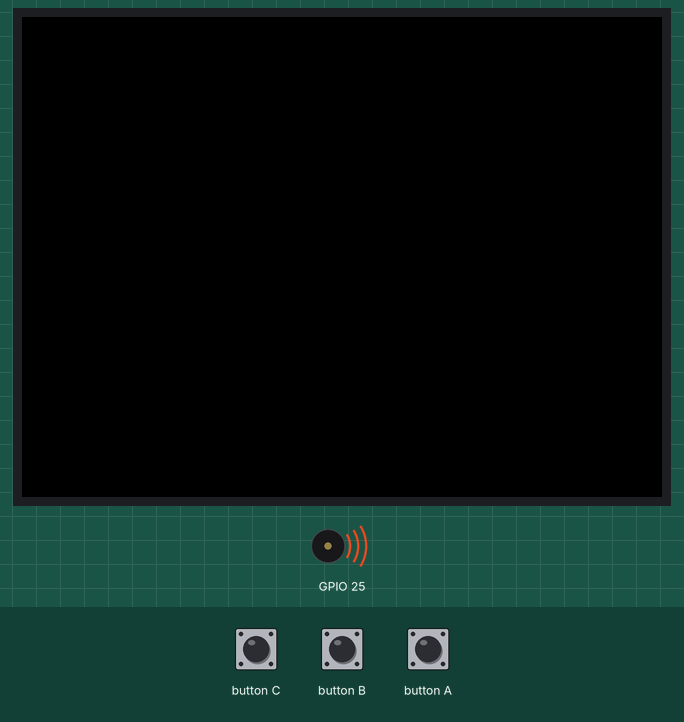
Bench run of a sketch on a simulated ESP32. On the bench: 320×240 colour display, buzzer (waves = sounding). Inputs (shaded band) come from the test bench.

Above: at 1.3 s.
1.4 s: button B pressed for 2.6 s
At 3.0 s:
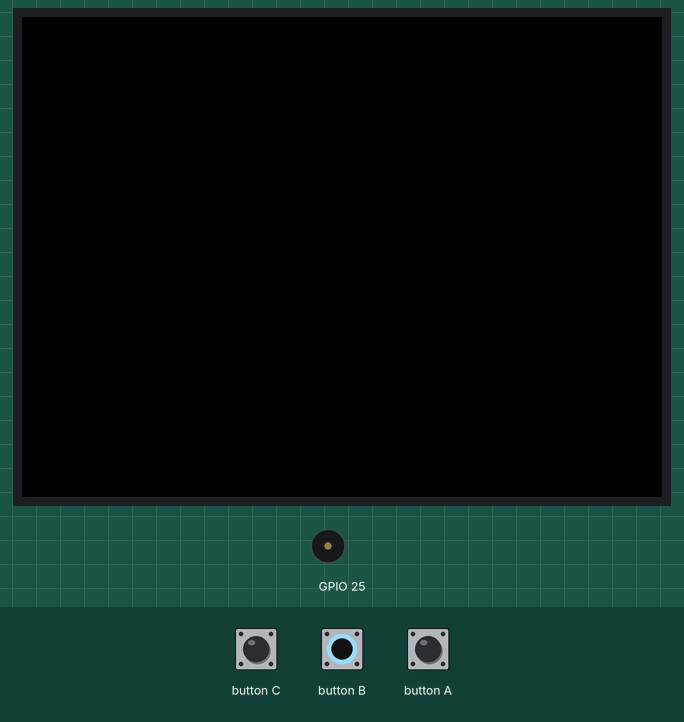
5.5 s: button C pressed for 2.6 s
At 6.9 s:
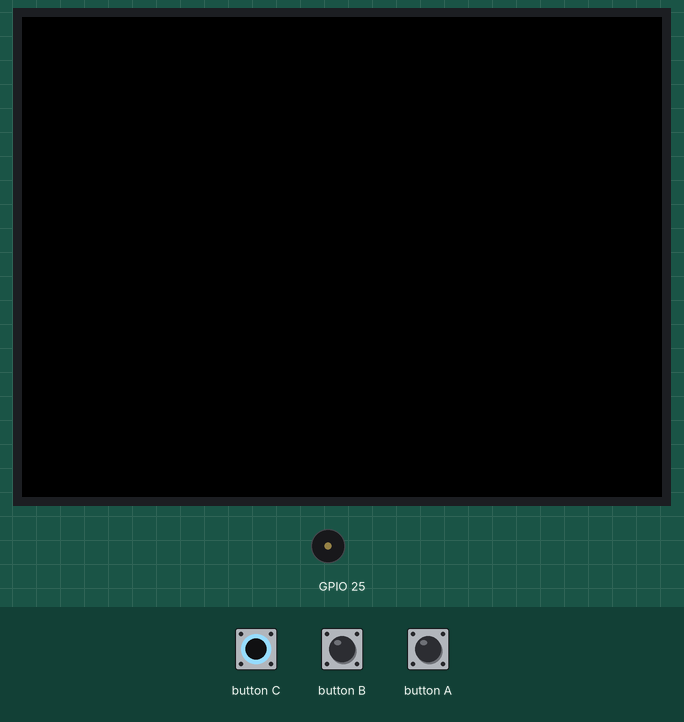
9.6 s: button A pressed for 2.6 s
Timing chart, 0 to 19.7 s (numbered marks = the images above; inputs shaded):
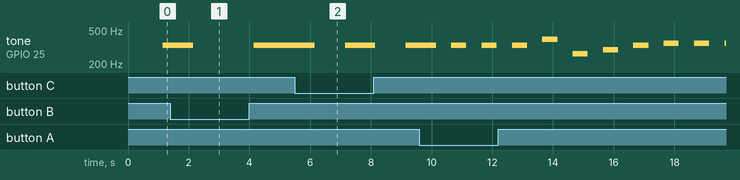

Measured:
- by itself, tone on GPIO 25: plays 330 Hz for 0.50 s, 330 Hz for 0.50 s, 330 Hz for 0.50 s, 392 Hz for 0.50 s, 262 Hz for 0.50 s, 294 Hz for 0.50 s … (10 notes in this stretch)

The sketch:

sketch_sep02f.ino
```cpp
#include <M5Stack.h>

const int nC4 = 262; //C
const int nD4 = 294;
const int nE4 = 330;
const int nF4 = 349;
const int nG4 = 392;
const int nA4 = 440;
const int nB4 = 494;

const int nC5 = nC4*2; // nC5 = 2(nC4)
const int nD5 = nD4*2;
const int nE5 = nE4*2;
const int nF5 = nF4*2;
const int nG5 = nG4*2;
const int nA5 = nA4*2;
const int nB5 = nB4*2;

int op = 0;

const int note[] = {nE4,nE4,nE4,nE4,nE4,nE4,nE4,nG4,nC4,nD4,nE4,nF4,nF4,nF4,nF4,nF4,nE4,nE4,nE4,nD4,nD4,nE4,nD4,nG4};
int siz = 24;
int spd = 1000;


void setup() {
  // put your setup code here, to run once:
  M5.begin();
  //M5.update();
}

void loop() {
  // put your main code here, to run repeatedly:

  if(op>=24) {op%=24;}
  action();
  delay(spd);
  action();
  M5.Speaker.tone(note[op]);
  action();
  delay(spd);
  action();
  M5.Speaker.mute();
  op++;

  M5.update();
}
void action()
{
  if(M5.BtnB.wasPressed())
  {
    spd*=2;
    M5.update();
  }
  if(M5.BtnA.wasPressed())
  {
    spd/=2;
    M5.update();
  }
  if(M5.BtnC.wasPressed())
  {
    spd=1000;
    M5.update();
  }
}
```
